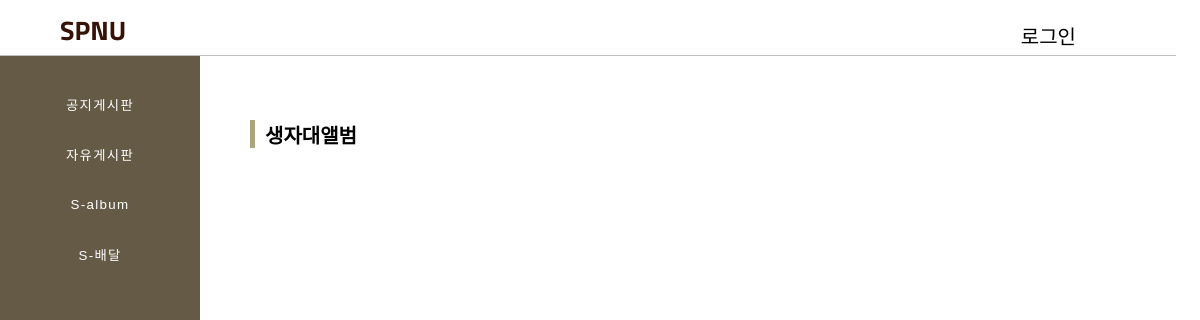
The page /image/ on the database as committed earlier.
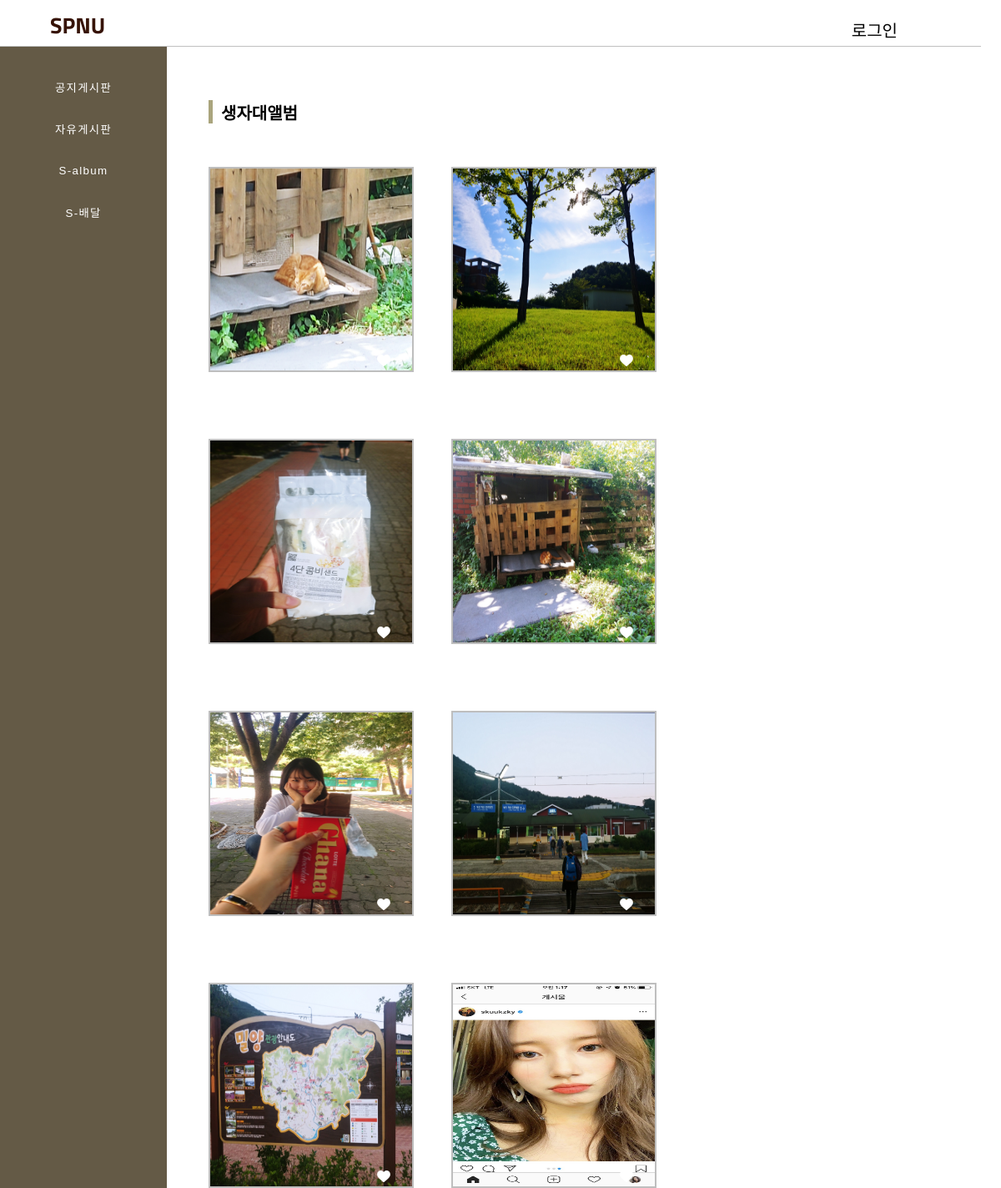
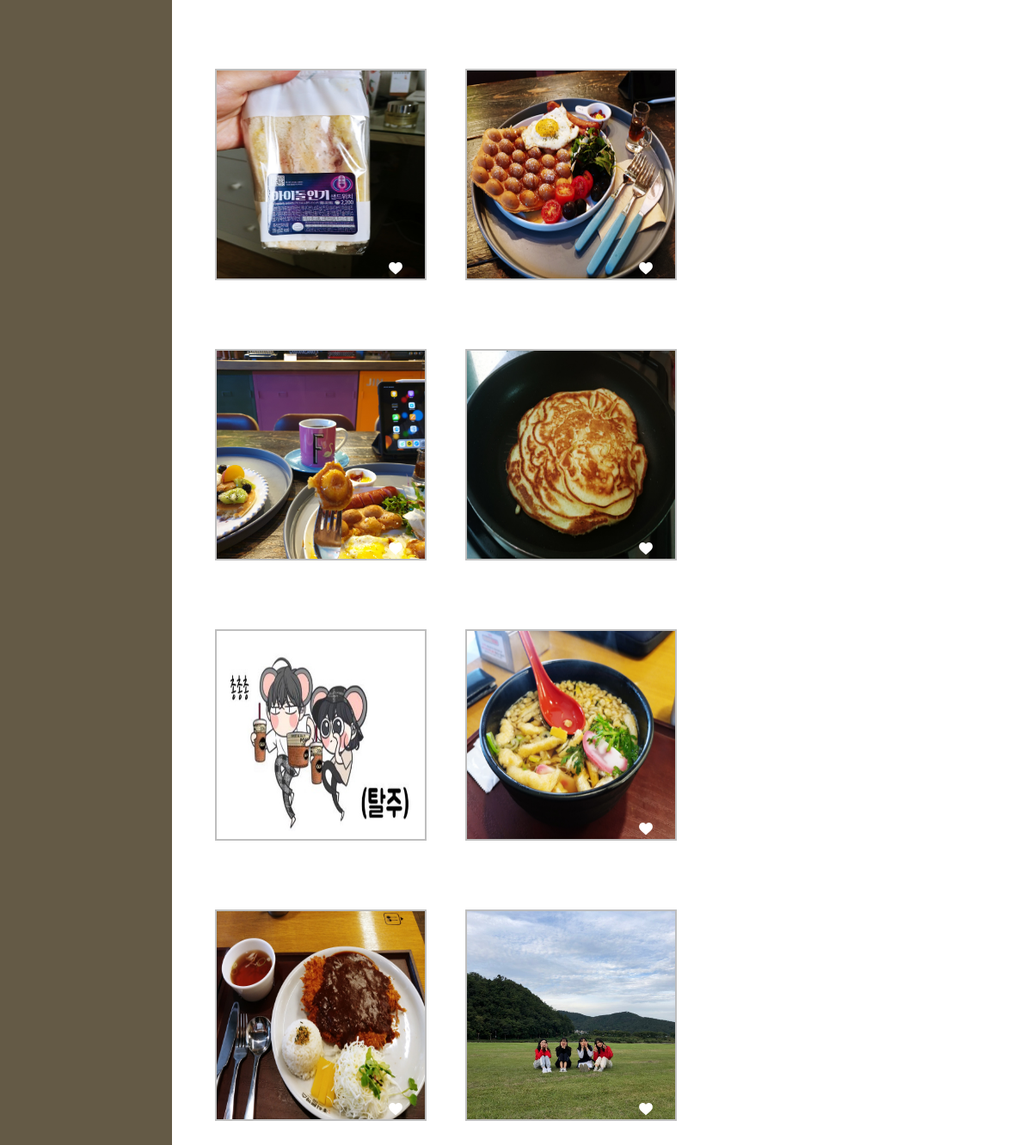
The same page on the database as committed later (2 pictures, top to bottom).
### imageboard/models.py (models this page shows, shortened)
class ImageBoard(models.Model):
    title = models.CharField(max_length = 50)
    author = models.ForeignKey(settings.AUTH_USER_MODEL , default=1, on_delete = models.CASCADE)
    image = models.ImageField(upload_to='imageboard/')
    desc = models.TextField(blank=True)
    created_date = models.DateField(auto_now_add=True)
    hits =  models.PositiveIntegerField(default = 0) #조회수
    likes = models.ManyToManyField(settings.AUTH_USER_MODEL, blank=True ,related_name='post_likes')

### imageboard/views.py (the view)
# urls.py: path('image/', image , name='image'),
def image(request):
    image = ImageBoard.objects.all().order_by('-id')
    return render(request, 'image.html' , {'images' : image })

### imageboard/templates/image.html (shortened to what this page needs)
{% extends 'base.html' %}
{% block contents %}
{% load staticfiles %}
<div class="PageName">
    생자대앨범
</div>
<div class="photo-content">
    {% for image in images %}
    <div id="{{forloop.counter}}" class ="helloimage" >
    <div class="imageContents">
        <div class="photoSpace1">
            <img class="image-photo" src="{{image.image.url}}">
            <div class="photoTag-likes">
                <img class="heart" border-radius="2rem" src="{% static 'img/heart2.png' %}">
            </div>
        </div>
    </div>
    </div>
    {% endfor %}
</div>
{% endblock contents %}

### main/templates/base.html (shortened to what this page needs)
<!DOCTYPE html>
<html lang="en">
<head>
    {% load staticfiles %}
    <link rel="stylesheet" href="{% static 'css/test1.css' %}" type="text/css">
    <link rel="stylesheet" href="{% static 'css/delivery.css' %}" type="text/css">
    <link rel="stylesheet" href="{% static 'css/image.css' %}" type="text/css">
</head>
<body>
    <header>
        <a href = "{% url 'index' %}"><div class="Logo">SPNU</div></a>
    {% if user.is_authenticated %}
        <div class="Login">
            <a class="Login-In" href="{% url 'logout' %}">로그아웃</a>
    {%else%}
            <a class="Login-Out" href="{% url 'login' %}">로그인</a>
    {%endif%}
        <div class="UserMail">{{user.email}}</div>
    </header>
    <nav>
        <div class="nav-content">
            <div class="nav-icon"><a href="{% url 'notice' %}">공지게시판</a></div>
            <div class="nav-icon"><a href="{% url 'free' %}">자유게시판</a></div>
            <div class="nav-icon"><a href="{% url 'image' %}">S-album</a></div>
            <div class="nav-icon"><a href="{% url 'delivery' %}">S-배달</a></div>
        </div>
    </nav>
    <div class="content">
        <div class="PageContent">
            {% block contents %}{% endblock %}
        </div>
    </div>
</body>
</html>

### main/static/css/test1.css (style rules this page uses)
body { font-family: 'Noto Sans KR', sans-serif; background-color : white; margin : 0; }
header { width : 98%; height : 35px; background-color : white; border-bottom: 1px rgb(192, 192, 192) solid; position : fixed; top : 0; z-index: 3; padding-top : 10px; padding-bottom : 10px; }
.Logo { width : 150px; height : 35px; margin : 0 auto; float : left; margin-left : 60px; padding-top : 0px; padding-bottom : 4px; position : fixed; z-index: 2; font-size : 20pt; font-weight: 700; color : rgb(54, 19, 6); font-family: 'Titillium Web', sans-serif; }
.UserMail { width : 200px; height : 100%; float :right; text-align: right; padding-top : 9px; font-size: 14pt; font-family: 'Dokdo', cursive; margin-right : 10px; }
.Login-In, .Login-Out { width : 70px; float : right; text-align : right; margin-top : 11px; font-size : 15pt; margin-right : 100px; text-decoration: none; color : black; font-family: 'Dokdo', cursive; }
nav { width : 200px; height : 100%; background-color : rgb(100,90,70); position : fixed; top : 0px; left : 0px; text-align: center; z-index: 1; }
.nav-content { width : 100%; height : 100%; top : 35px; left : 0; padding-top : 45px; text-decoration: none; }
.nav>a , .Logo>a, header>a { text-decoration: none; }
.nav-icon { width : 90%; height : 40px; text-align : center; margin : 10px auto; letter-spacing: 1pt; }
.nav-icon>a { text-decoration: none; font-weight: 400; font-size : 10pt; color : white; font-family: 'Noto Sans KR', sans-serif; }
.content { width : 70%; height : 100%; top : 35px; margin-right : 100px; margin-left : 200px; margin-top : 10px; margin-bottom : 40px; padding-left : 50px; padding-bottom : 50px; }
.PageName { width : 40%; height : 28px; border-left : 5px solid rgb(170,165,125); padding-left : 10px; margin-bottom : 12px; font-size : 15pt; font-weight: 800; }
.PageContent { width : 100%; margin-top : 120px; height : 460px; }
.photo-content { width : 100%; height : 530px; padding-top : 40px; }

### imageboard/static/css/image.css (style rules this page uses)
.photo-content { margin : 0 auto; }
.imageContents { width : 242px; height : 242px; display : block; margin-right : 45px; margin-bottom: 80px; border : solid 2px rgb(190, 190, 190); float : left; }
.photoSpace1 { width : 240px; height : 240px; }
.image-photo { width : 242px; height : 242px; position : absolute; z-index : -2; }
.photoTag-likes { margin-top : 220px; margin-left : 200px; width : 35px; height : 20px; position : absolute; z-index : -1; float : right; }
.heart { width : 16px; float : left; padding-top : 2px; }

Rows that differ between the two databases and show on the page:
added ImageBoard: image (picture)
added ImageBoard: image (picture)
added ImageBoard: image (picture)
added ImageBoard: image (picture)
added ImageBoard: image (picture)
added ImageBoard: image (picture)
added ImageBoard: image (picture)
added ImageBoard: image (picture)
added ImageBoard: image (picture)
added ImageBoard: image (picture)
added ImageBoard: image (picture)
added ImageBoard: image (picture)
added ImageBoard: image (picture)
added ImageBoard: image (picture)
added ImageBoard: image (picture)
added ImageBoard: image (picture)
